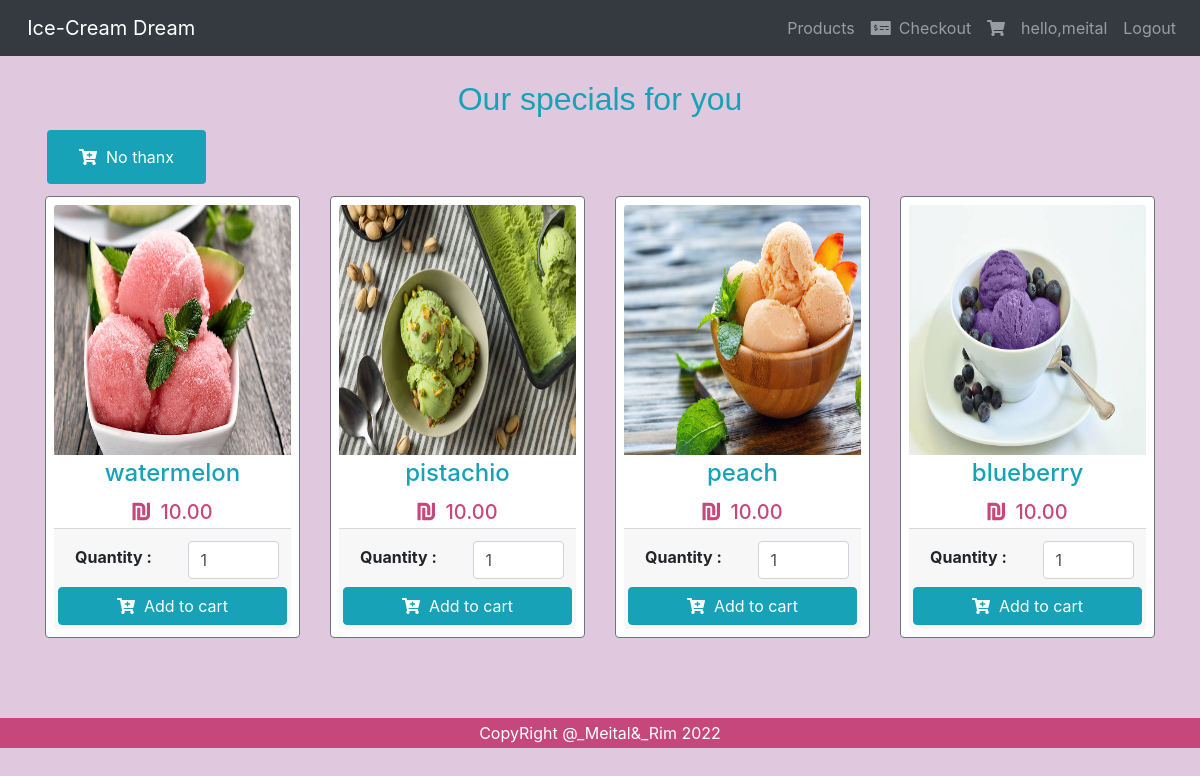
The app's page /specials.php (signed in) with its own data.
### tables this page shows
CREATE TABLE `product` (
  `id` int(11) NOT NULL,
  `product_name` varchar(255) NOT NULL,
  `product_price` varchar(100) NOT NULL,
  `product_qty` int(11) NOT NULL DEFAULT 1,
  `stock_qty` int(11) NOT NULL,
  `product_image` varchar(255) NOT NULL,
  `product_code` varchar(50) NOT NULL
);

### specials.php (the view, shortened to what this page needs)
<!DOCTYPE html>
<html lang="en">
<head>
  <link rel='stylesheet' href='https://cdnjs.cloudflare.com/ajax/libs/twitter-bootstrap/4.5.2/css/bootstrap.min.css' />
  <link rel='stylesheet' href='https://cdnjs.cloudflare.com/ajax/libs/font-awesome/5.9.0/css/all.min.css' />
</head>
<body style="background-color:rgb(224, 201, 223);" >
<nav class="navbar navbar-expand-md bg-dark navbar-dark">
    <a class="navbar-brand" href="ice.php"></i>&nbsp;&nbsp;Ice-Cream Dream</a>
    <div class="collapse navbar-collapse" id="collapsibleNavbar">
      <ul class="navbar-nav ml-auto">
        <li class="nav-item">
          <a class="nav-link " href="products.php"></i>Products</a>
        </li>
        <li class="nav-item">
          <a class="nav-link" href="checkout.php"><i class="fas fa-money-check-alt mr-2"></i>Checkout</a>
        </li>
        <li class="nav-item">
          <a class="nav-link" href="orders.php"><i class="fas fa-shopping-cart"></i> <span id="cart-item" class="badge badge-danger"></span></a>
        </li>
        <li class="nav-item">
           <?php  if (isset($_SESSION['id']) && isset($_SESSION['user_name'])) : echo '<a class="nav-link" >hello,' , $_SESSION['name'],'</a>' ?>
           <li class="nav-item">
          <a class="nav-link" href="logout.php"></i>Logout </a>
        </li>
         <?php else : ?>
         <a class="nav-link"  href="login.php"></i>Login</a> <?php endif; ?></a>
        </li>
      </ul>
    </div>
  </nav>
               <div class="container">
               <br>
                <div id="message"> <h2 style="color: rgb(23, 162, 184);text-align:center;font-family: Cursive, Cursive, sans-serif;">Our specials for you</h2></div>
                <a href="Products.php" class="button"><i class="fas fa-cart-plus" ></i>&nbsp;&nbsp;No thanx</a>
                <br>
                <div class="row mt-2 pb-3">
                  <?php
                    include 'config.php';
                    $stmt = $conn->prepare('SELECT * FROM product WHERE id > 12');
                    $stmt->execute();
                    $result = $stmt->get_result();
                    while ($row = $result->fetch_assoc()):
                  ?>
                  <div class="col-sm-6 col-md-4 col-lg-3 mb-2">
                    <div class="card-deck">
                      <div class="card p-2 border-secondary mb-2">
                        <img src="<?= $row['product_image'] ?>" class="card-img-top" height="250">
                        <div class="card-body p-1">
                          <h4 class="card-title text-center text-info"><?= $row['product_name'] ?></h4>
                          <h5 class="card-text text-center " style="color:rgb(198, 71, 124,1)"><i class="fas fa-shekel-sign"></i>&nbsp;&nbsp;<?= number_format($row['product_price'],2) ?></h5>
                        </div>
                        <div class="card-footer p-1">
                          <form action="" class="form-submit">
                            <div class="row p-2">
                              <div class="col-md-6 py-1 pl-4">
                                <b>Quantity : </b>
                              </div>
                              <div class="col-md-6">
                                <input type="number"  min="1" class="form-control pqty" value="<?= $row['product_qty'] ?>">
                              </div>
                            </div>
                            <button class="btn btn-info btn-block addItemBtn"><i class="fas fa-cart-plus"></i>&nbsp;&nbsp;Add to
                              cart</button>
                          </form>
                        </div>
                      </div>
                    </div>
                  </div>
                  <?php endwhile; ?>
                </div>
              </div>
<br><br>
<footer>
 <a >CopyRight @_Meital&_Rim 2022</a>
</footer>
  </body>
</html>

### specials.php (style rules this page uses)
footer { text-align: center; padding: 3px; background-color:rgb(198, 71, 124,1) ; color: white; bottom: 0; width: 100%; }
.button { background-color: rgb(23, 162, 184); color: white; padding: 15px 32px; text-align: center; text-decoration: none; display: inline-block; font-size: 16px; margin: 4px 2px; border-radius: 4px; }

### records on screen
product: product_image (picture), product_name "watermelon", product_price "10.00", product_qty "1"
product: product_image (picture), product_name "pistachio", product_price "10.00", product_qty "1"
product: product_image (picture), product_name "peach", product_price "10.00", product_qty "1"
product: product_image (picture), product_name "blueberry", product_price "10.00", product_qty "1"

### other values on screen
$_SESSION['name'] "meital"
